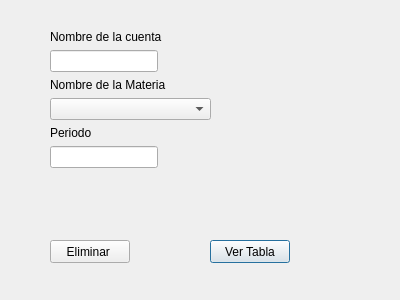
<?xml version="1.0" encoding="UTF-8"?>
<ui version="4.0">
 <class>Dialog</class>
 <widget class="QDialog" name="Dialog">
  <property name="geometry">
   <rect>
    <x>0</x>
    <y>0</y>
    <width>400</width>
    <height>300</height>
   </rect>
  </property>
  <property name="windowTitle">
   <string>Eliminar Materias de una cuenta</string>
  </property>
  <widget class="QPushButton" name="Ver">
   <property name="geometry">
    <rect>
     <x>210</x>
     <y>240</y>
     <width>80</width>
     <height>23</height>
    </rect>
   </property>
   <property name="text">
    <string>Ver Tabla</string>
   </property>
  </widget>
  <widget class="QPushButton" name="Eliminar">
   <property name="geometry">
    <rect>
     <x>50</x>
     <y>240</y>
     <width>80</width>
     <height>23</height>
    </rect>
   </property>
   <property name="text">
    <string>Eliminar </string>
   </property>
  </widget>
  <widget class="QWidget" name="">
   <property name="geometry">
    <rect>
     <x>50</x>
     <y>30</y>
     <width>161</width>
     <height>146</height>
    </rect>
   </property>
   <layout class="QFormLayout" name="formLayout_2">
    <item row="0" column="0">
     <widget class="QLabel" name="label_5">
      <property name="text">
       <string>Nombre de la cuenta</string>
      </property>
     </widget>
    </item>
    <item row="1" column="0">
     <widget class="QLineEdit" name="Cuenta"/>
    </item>
    <item row="2" column="0">
     <widget class="QLabel" name="label_6">
      <property name="text">
       <string>Nombre de la Materia</string>
      </property>
     </widget>
    </item>
    <item row="4" column="0">
     <widget class="QLabel" name="label_7">
      <property name="text">
       <string>Periodo</string>
      </property>
     </widget>
    </item>
    <item row="5" column="0">
     <widget class="QLineEdit" name="Semestre"/>
    </item>
    <item row="3" column="0" colspan="2">
     <widget class="QComboBox" name="NomMat"/>
    </item>
   </layout>
  </widget>
 </widget>
 <resources/>
 <connections/>
</ui>
